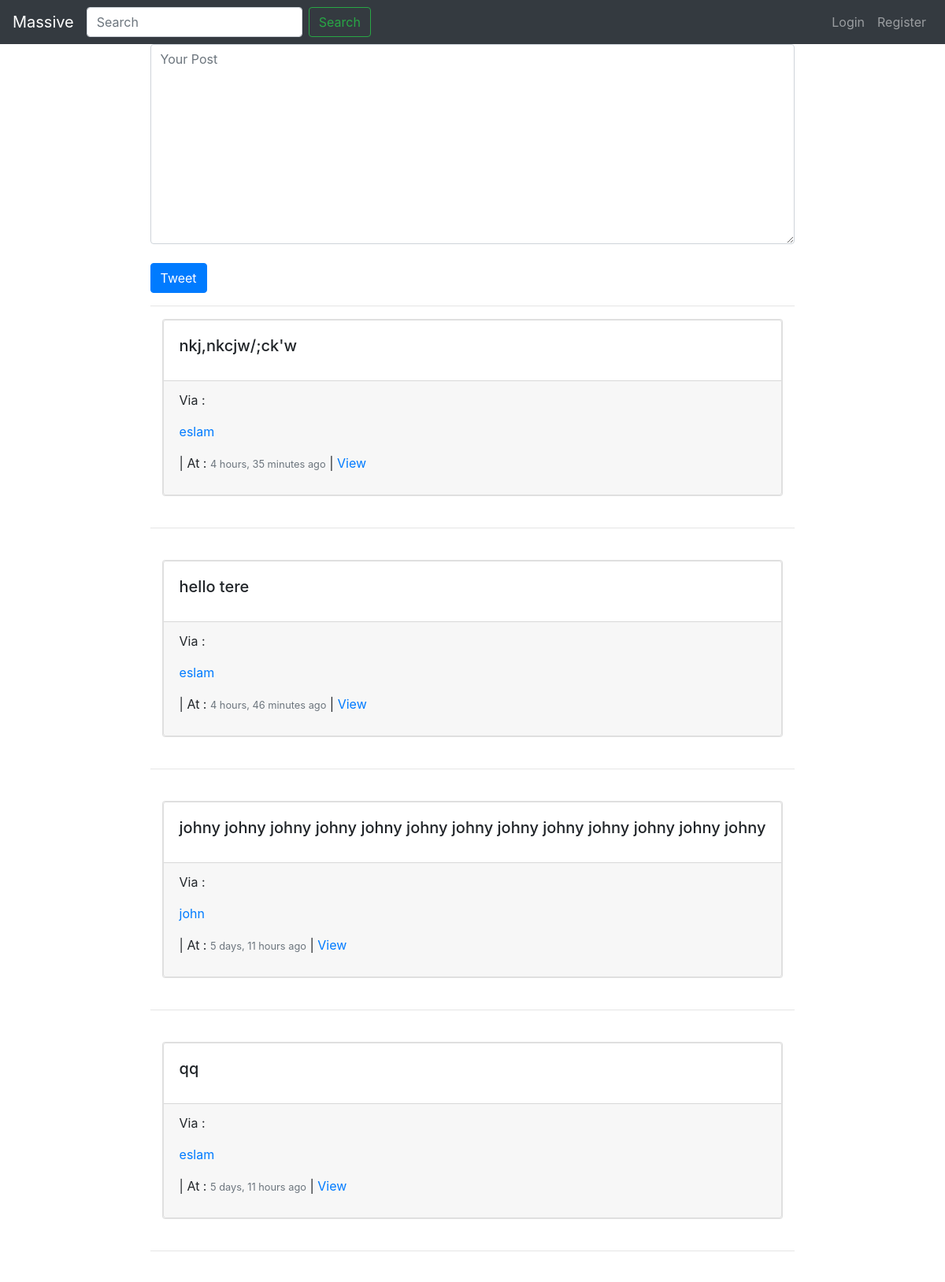
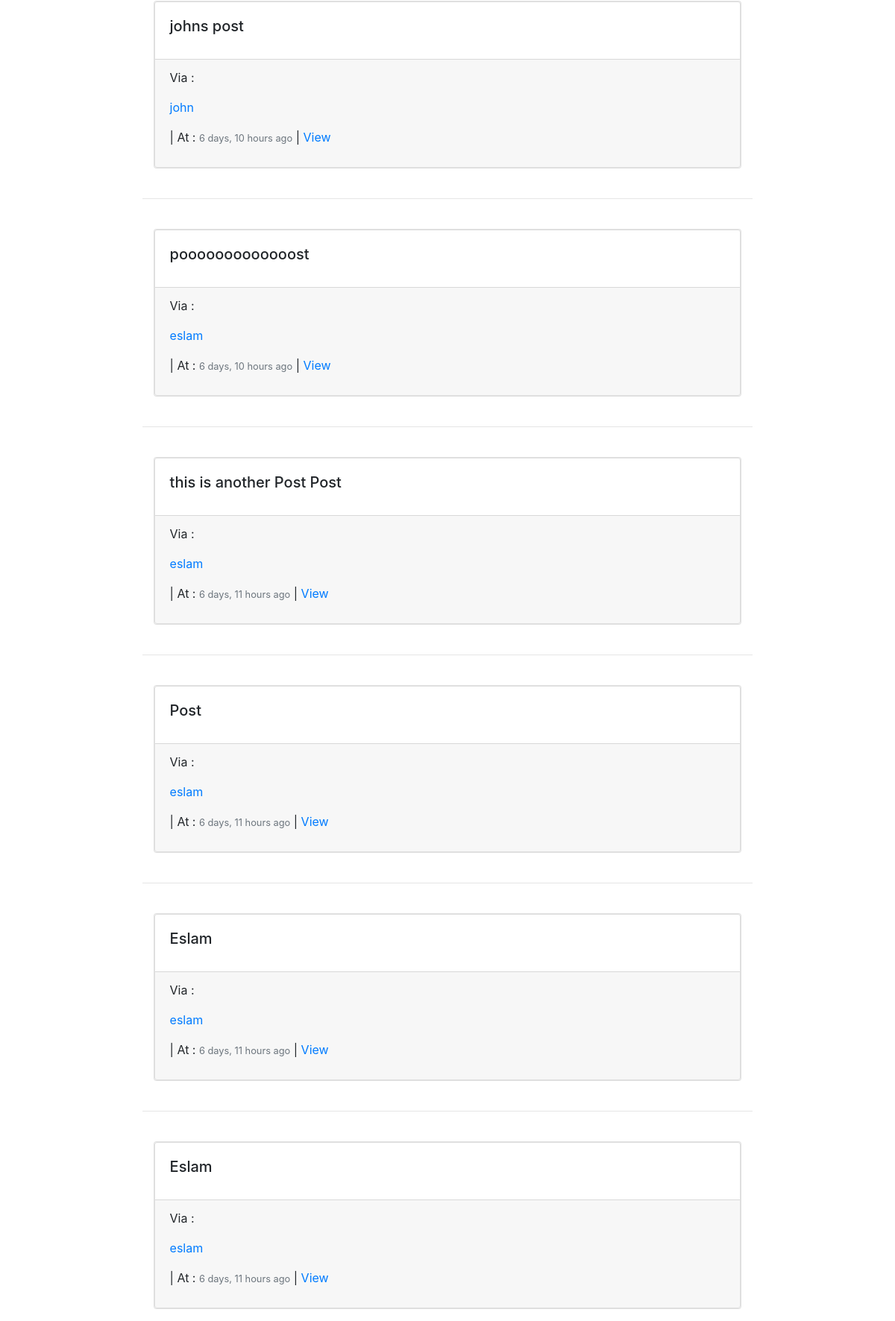
The page / (upper part) on the database its author committed (2 pictures, top to bottom).
### posts/models.py (models this page shows, shortened)
class Post(models.Model):
    user = models.ForeignKey(User,related_name='posts',on_delete=models.CASCADE)
    content = models.CharField(max_length=1000)
    timeposted = models.DateTimeField(auto_now=True)
    class Meta:
        ordering = ['-timeposted']

### posts/views.py (the view)
# urls.py: path('',PostListView.as_view(),name='list'),
class PostListView(ListView):
    def get_queryset(self, *args, **kwargs):
        qs = Post.objects.all()
        query = self.request.GET.get("q", None)
        if query is not None:
            qs = qs.filter(
                    Q(content__icontains=query) |
                    Q(user__username__icontains=query)
                    )
        return qs
    model = Post
    template_name = 'posts/list_post.html'
    context_object_name = 'post_list'
    def get_context_data(self, *args, **kwargs):
        context = super(PostListView, self).get_context_data(*args, **kwargs)
        context['create_form'] = PostModelForm()
        context['create_url'] = reverse_lazy("post:create")
        return context

### posts/forms.py
class PostModelForm(forms.ModelForm):
    content = forms.CharField(label='',
                widget=forms.Textarea(
                        attrs={'placeholder': "Your Post",
                            "class": "form-control"}
                    ))
    class Meta:
        model = Post
        fields = [
            "content"
        ]

### posts/templates/posts/list_post.html (shortened to what this page needs)
{% extends "posts/base.html" %}
 {% block content %}
<div class="row">
<div class="con">
  <div class="container">
{% include "posts/form.html" with form=create_form action_url=create_url btn_title='Tweet' form_class='form-control' %}
<hr>
  {% for post in post_list %}
  <div class="col-ms-9">
    <div class="container">
    <div class="card">
      <div class="card">
        <div class="card-body">
          <h5 class="card-title">{{ post.content }}</h5>
        </div>
        <div class="card-footer">
          <p>
          Via : <a href='/{{ user.username}}/'><p class="card-text">{{ post.user }}</p></a> | At : <small class="text-muted">{{ post.timeposted | timesince }} ago</small> | <a href='{% url "post:post_detail" pk=9 %}'>View</a>
          </p>
        </div>
      </div>
</div>
</div>
</div>
<br>
<hr>
<br>
{% endfor %}
</div>
{% endblock content %}

### posts/templates/posts/base.html (shortened to what this page needs)
<!DOCTYPE html>
<html lang="en" dir="ltr">
  <head>
    <link rel="stylesheet" href="https://stackpath.bootstrapcdn.com/bootstrap/4.1.3/css/bootstrap.min.css">
  </head>
  <body>
    <nav class="navbar navbar-expand-lg navbar-dark bg-dark">
  <a class="navbar-brand" href="{% url 'post:list' %}">Massive</a>
  {% include "posts/search_form.html" %}
  <ul class="navbar-nav ml-auto">
  {% if user.is_authenticated %}
  <li class="nav-item">
    <a class="nav-link" href="{% url 'logout' %}">logout</a>
  </li>
      <li class="nav-item">
      </li>
{% else %}
      <li class="nav-item">
        <a class="nav-link" href="{% url 'login' %}">Login</a>
      </li>
      <li class="nav-item">
        <a class="nav-link" href="{% url 'register' %}">Register</a>
      </li>
    {% endif %}
    </ul>
</nav>
{% block content %}
{% endblock %}
  </body>
</html>

### posts/templates/posts/search_form.html
<form id='navbar-search-form' class="navbar-form navbar-left form-inline my-2 my-lg-0" method='GET' action='{% url "search" %}'>
         <input class="form-control mr-sm-2" type="text" placeholder="Search" value='{{ request.GET.q }}'>
        <button class="btn btn-outline-success my-2 my-sm-0" type="submit" onclick="doneSearchTyping()">Search</button>
</form>

### posts/templates/posts/form.html (shortened to what this page needs)
<form class='' method='POST' action="{% if action_url %}{{ action_url }}{% endif %}">
    {{ form }}
    <br>
    <input class='btn btn-primary' type="submit" value="{{ btn_title }}" />
    <br>
</form>

### posts/templates/posts/list_post.html (style rules this page uses)
.con { margin: auto; }

### rows shown on the page
Post: content "nkj,nkcjw/;ck'w", timeposted "4 hours, 35 minutes"
Post: content "hello tere", timeposted "4 hours, 46 minutes"
Post: content "johny johny johny johny johny johny johny johny johny johny johny johny johny", timeposted "5 days, 11 hours"
Post: content "qq", timeposted "5 days, 11 hours"
Post: content "johns post", timeposted "6 days, 10 hours"
Post: content "pooooooooooooost", timeposted "6 days, 10 hours"
Post: content "this is another Post Post", timeposted "6 days, 11 hours"
Post: content "Post", timeposted "6 days, 11 hours"
Post: content "Eslam", timeposted "6 days, 11 hours"
Post: content "Eslam", timeposted "6 days, 11 hours"
